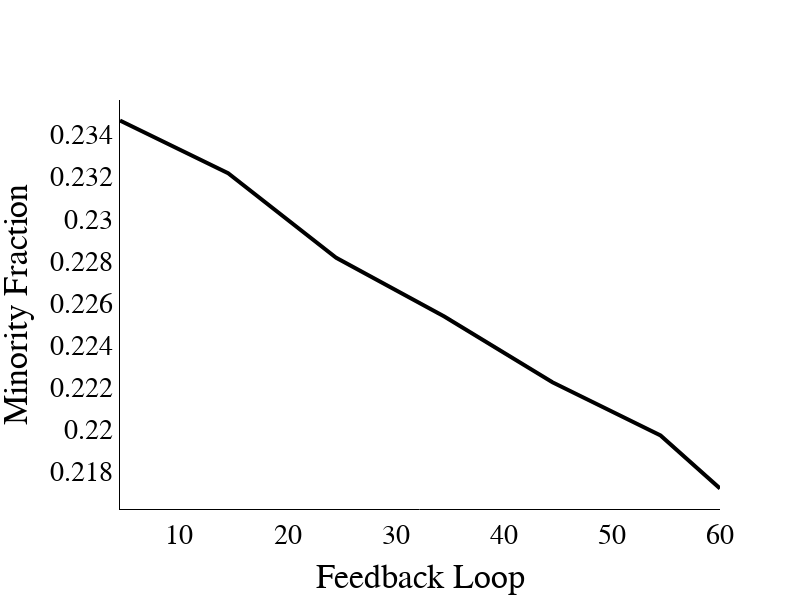

The notebook cell this image was saved under:
### Code cell
plot_agg_results(df, col="0.10", by=10)

### Figure 1 — Plotly figure (JSON) as saved in the notebook; plotly's stock layout.template omitted (floating-point values rounded to 4 significant figures)
{"data": [{"line": {"color": "black", "width": 4}, "mode": "lines", "name": "Fraction of Minorities in Top 10%", "type": "scatter", "x": [4.5, 14.5, 24.5, 34.5, 44.5, 54.5, 60], "y": [0.2347, 0.2322, 0.2281, 0.2253, 0.2222, 0.2197, 0.2172]}], "layout": {"font": {"color": "black", "family": "Arial, sans-serif", "size": 28}, "height": 600, "legend": {"x": 0.99, "xanchor": "right", "y": 0.99, "yanchor": "top"}, "paper_bgcolor": "rgba(0,0,0,0)", "plot_bgcolor": "rgba(0,0,0,0)", "title": {"x": 0.5, "xanchor": "center", "y": 0.9, "yanchor": "top"}, "width": 800, "xaxis": {"linecolor": "black", "linewidth": 1, "mirror": false, "showline": true, "title": {"text": "Feedback Loop"}}, "yaxis": {"linecolor": "black", "linewidth": 1, "mirror": false, "showline": true, "title": {"text": "Minority Fraction"}}}}
